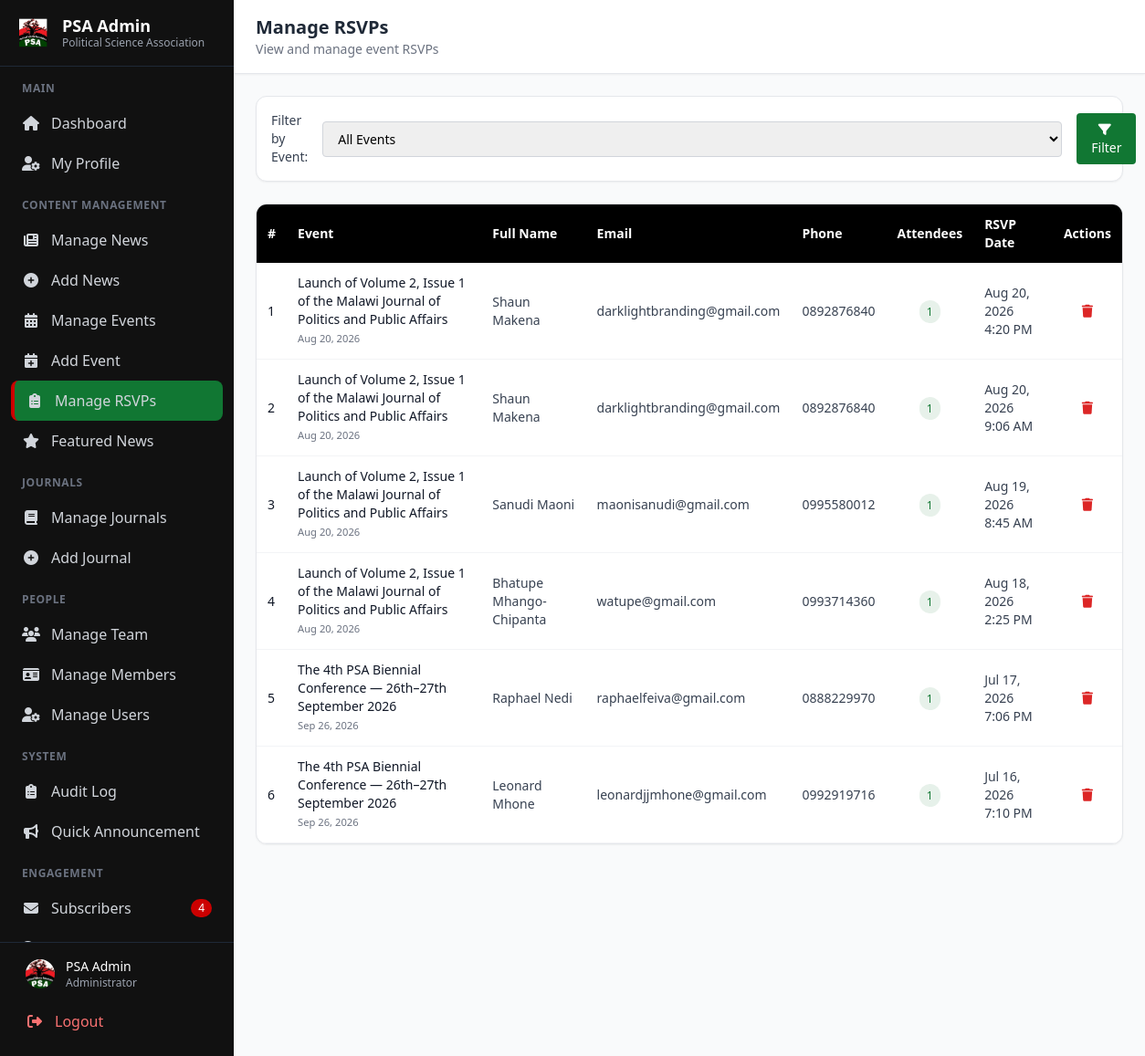
Page /admin/manage_rsvps.php (signed in) on the committed database.
### tables this page shows
CREATE TABLE `event_rsvps` (
  `id` int NOT NULL,
  `event_id` int NOT NULL,
  `full_name` varchar(255) NOT NULL,
  `email` varchar(255) NOT NULL,
  `phone` varchar(100) DEFAULT NULL,
  `attendees` int DEFAULT '1',
  `created_at` timestamp NULL DEFAULT CURRENT_TIMESTAMP
);

CREATE TABLE `events` (
  `id` int NOT NULL,
  `title` varchar(255) NOT NULL,
  `slug` varchar(255) NOT NULL,
  `description` longtext NOT NULL,
  `image` varchar(255) DEFAULT NULL,
  `venue` varchar(255) DEFAULT NULL,
  `organizer` varchar(255) DEFAULT NULL,
  `start_date` datetime NOT NULL,
  `end_date` datetime DEFAULT NULL,
  `featured` tinyint(1) DEFAULT '0',
  `registration_link` varchar(255) DEFAULT NULL,
  `google_map` text,
  `brochure` varchar(255) DEFAULT NULL,
  `event_type` enum('physical','online','hybrid') DEFAULT 'physical',
  `online_link` varchar(255) DEFAULT NULL,
  `status` enum('upcoming','past') DEFAULT 'upcoming',
  `created_at` timestamp NULL DEFAULT CURRENT_TIMESTAMP
);

### admin/manage_rsvps.php (the view, shortened to what this page needs)
<?php
include '../includes/db.php';
$eventFilter = isset($_GET['event_id']) ? (int)$_GET['event_id'] : 0;
$where = '';
$rsvps = $conn->query("
    SELECT r.*, e.title as event_title, e.start_date as event_start
    FROM event_rsvps r
    LEFT JOIN events e ON r.event_id = e.id
    $where
    ORDER BY r.created_at DESC
");
include 'includes/admin_header.php';
include 'includes/admin_sidebar.php';
?>
<main class="flex-1 md:ml-64 min-h-screen transition-all duration-300" id="main-content">
    <header class="bg-white dark:bg-gray-800 shadow-sm border-b border-gray-200 dark:border-gray-700 sticky top-0 z-40 transition-colors duration-300">
        <div class="flex items-center justify-between px-6 py-4">
            <div class="flex items-center gap-4">
                <div>
                    <h1 class="text-xl font-bold text-gray-800 dark:text-white">Manage RSVPs</h1>
                    <p class="text-sm text-gray-500 dark:text-gray-400">View and manage event RSVPs</p>
                </div>
            </div>
        </div>
    </header>
    <div class="p-6">
        <div class="bg-white dark:bg-gray-800 rounded-xl shadow-sm border border-gray-200 dark:border-gray-700 p-4 mb-6">
            <form method="get" class="flex items-center gap-4">
                <label class="text-sm font-medium text-gray-700 dark:text-gray-300">Filter by Event:</label>
                <select name="event_id" class="border border-gray-300 dark:border-gray-600 dark:bg-gray-700 dark:text-white rounded px-3 py-2 text-sm">
                    <option value="0">All Events</option>
                </select>
                <button type="submit" class="bg-psaGreen hover:bg-green-800 text-white px-4 py-2 rounded text-sm transition">
                    <i class="fas fa-filter mr-1"></i> Filter
                </button>
            </form>
        </div>
        <div class="bg-white dark:bg-gray-800 rounded-xl shadow-sm border border-gray-200 dark:border-gray-700 overflow-hidden">
            <div class="overflow-x-auto">
                <table class="w-full text-sm">
                    <thead class="bg-psaBlack text-white">
                        <tr>
                            <th class="p-3 text-left">#</th>
                            <th class="p-3 text-left">Event</th>
                            <th class="p-3 text-left">Full Name</th>
                            <th class="p-3 text-left">Email</th>
                            <th class="p-3 text-left">Phone</th>
                            <th class="p-3 text-center">Attendees</th>
                            <th class="p-3 text-left">RSVP Date</th>
                            <th class="p-3 text-center">Actions</th>
                        </tr>
                    </thead>
                    <tbody>
                        <?php if ($rsvps->num_rows > 0): ?>
                            <?php $i = 1; while ($row = $rsvps->fetch_assoc()): ?>
                            <tr class="border-b border-gray-100 dark:border-gray-700 hover:bg-gray-50 dark:hover:bg-gray-700/50 transition">
                                <td class="p-3 text-gray-900 dark:text-white"><?= $i++ ?></td>
                                <td class="p-3 font-medium text-gray-900 dark:text-white">
                                    <?= htmlspecialchars($row['event_title'] ?? 'Unknown Event') ?>
                                    <br><small class="text-gray-500"><?= date('M d, Y', strtotime($row['event_start'])) ?></small>
                                </td>
                                <td class="p-3 text-gray-700 dark:text-gray-300"><?= htmlspecialchars($row['full_name']) ?></td>
                                <td class="p-3 text-gray-700 dark:text-gray-300"><?= htmlspecialchars($row['email']) ?></td>
                                <td class="p-3 text-gray-700 dark:text-gray-300"><?= htmlspecialchars($row['phone'] ?? 'N/A') ?></td>
                                <td class="p-3 text-center">
                                    <span class="bg-psaGreen/10 text-psaGreen px-2 py-1 rounded-full text-xs font-medium">
                                        <?= (int)$row['attendees'] ?>
                                    </span>
                                </td>
                                <td class="p-3 text-gray-700 dark:text-gray-300"><?= date('M d, Y g:i A', strtotime($row['created_at'])) ?></td>
                                <td class="p-3 text-center">
                                    <a href="?delete=<?= $row['id'] ?><?= $eventFilter > 0 ? '&event_id=' . $eventFilter : '' ?>" onclick="return confirm('Delete this RSVP?')" class="text-red-600 dark:text-red-400 hover:underline" title="Delete">
                                        <i class="fas fa-trash"></i>
                                    </a>
                                </td>
                            </tr>
                            <?php endwhile; ?>
                        <?php endif; ?>
                    </tbody>
                </table>
            </div>
        </div>
    </div>
</main>
<?php include 'includes/admin_footer.php'; ?>

### admin/includes/admin_header.php (style rules this page uses)
body, main, header, .stat-card, .bg-white { transition: background-color 0.3s ease, color 0.3s ease, border-color 0.3s ease; }

### rows in the picture
event_rsvps: event.title "Launch of Volume 2, Issue 1 of the Malawi Journal of Politics and Public Affairs", event.start_date "Aug 20, 2026", full_name "Shaun Makena", email "darklightbranding@gmail.com", phone "0892876840", attendees "1", created_at "Aug 20, 2026 4:20 PM"
event_rsvps: event.title "Launch of Volume 2, Issue 1 of the Malawi Journal of Politics and Public Affairs", event.start_date "Aug 20, 2026", full_name "Shaun Makena", email "darklightbranding@gmail.com", phone "0892876840", attendees "1", created_at "Aug 20, 2026 9:06 AM"
event_rsvps: event.title "Launch of Volume 2, Issue 1 of the Malawi Journal of Politics and Public Affairs", event.start_date "Aug 20, 2026", full_name "Sanudi Maoni", email "maonisanudi@gmail.com", phone "0995580012", attendees "1", created_at "Aug 19, 2026 8:45 AM"
event_rsvps: event.title "Launch of Volume 2, Issue 1 of the Malawi Journal of Politics and Public Affairs", event.start_date "Aug 20, 2026", full_name "Bhatupe Mhango-Chipanta", email "watupe@gmail.com", phone "0993714360", attendees "1", created_at "Aug 18, 2026 2:25 PM"
event_rsvps: event.title "The 4th PSA Biennial Conference — 26th–27th September 2026", event.start_date "Sep 26, 2026", full_name "Raphael Nedi", email "raphaelfeiva@gmail.com", phone "0888229970", attendees "1", created_at "Jul 17, 2026 7:06 PM"
event_rsvps: event.title "The 4th PSA Biennial Conference — 26th–27th September 2026", event.start_date "Sep 26, 2026", full_name "Leonard Mhone", email "leonardjjmhone@gmail.com", phone "0992919716", attendees "1", created_at "Jul 16, 2026 7:10 PM"

### other values in the picture
$pendingSubs "4"
$_SESSION['admin'] "PSA Admin"
